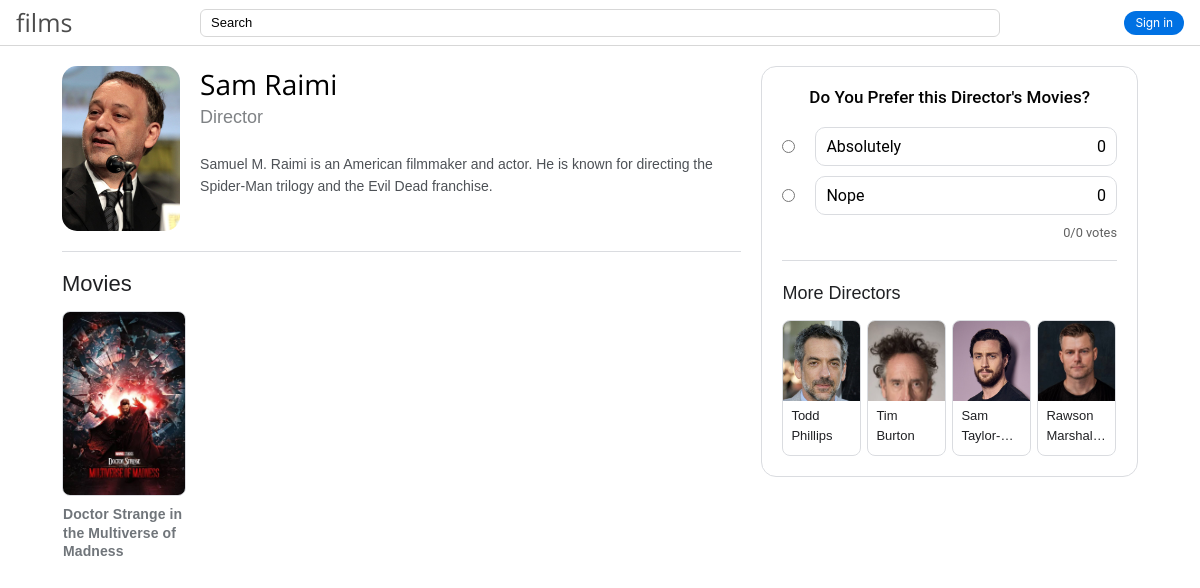
Before: /directors/sam-raimi with the older database file.
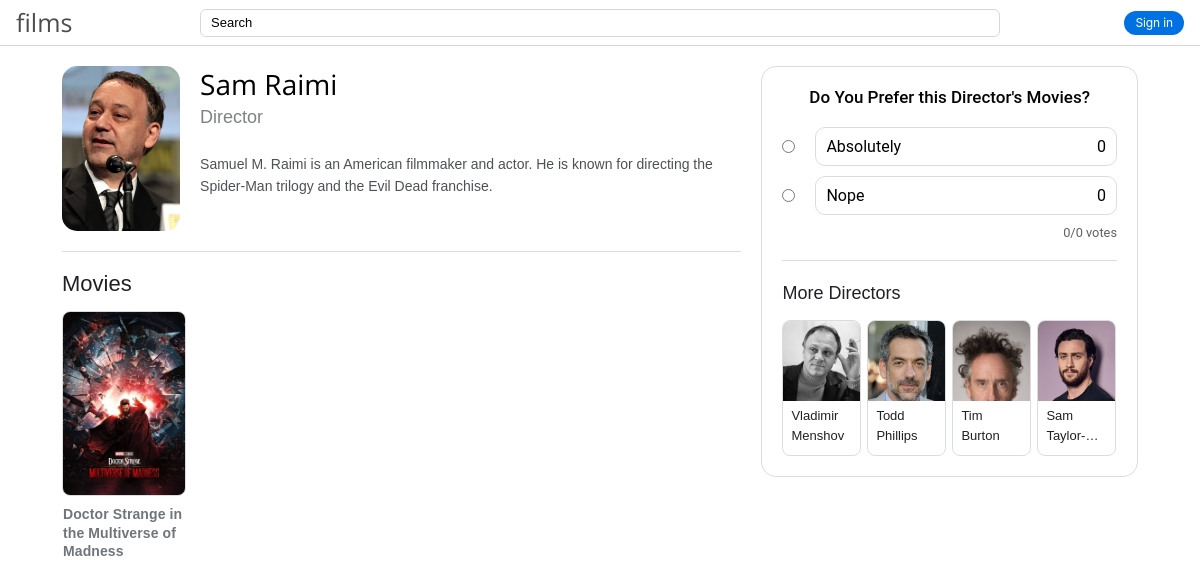
After: the same page with the newer database file.
### netflix/models.py (models this page shows, shortened)
class Director(models.Model):
    image = models.ImageField("Image", upload_to='directors/')
    name = models.CharField("Name", max_length=255)
    type = models.CharField('Type', max_length=255, default='Director')
    description = models.TextField('About', blank=True)
    slug = models.SlugField("Link", unique=True)
    class Meta:
        verbose_name = "Director"
        verbose_name_plural = "Directors"

class Movie(models.Model):
    poster = models.ImageField(
        'Poster', blank=True, upload_to='posters/')
    movie = models.FileField("Movie Copy", upload_to="movies/")
    title = models.CharField('Title', max_length=255)
    description = models.TextField('Description')
    genre = models.ManyToManyField(
        Genre, blank=True, verbose_name='Genre')
    director = models.ManyToManyField(
        Director, blank=True, verbose_name='Director')
    cast = models.ManyToManyField(
        Actor, blank=True, verbose_name='Cast')
    imdb_rating = models.ForeignKey(
        IMDb_Rating, on_delete=models.CASCADE, null=True, verbose_name="IMDb Rating")
    rotten_tomatoes_rating = models.ForeignKey(
        Rotten_Tomatoes_Rating, on_delete=models.CASCADE, null=True, verbose_name="Rotten Tomatoes Rating")
    other_rating = models.ForeignKey(
        Other_Rating, on_delete=models.CASCADE, null=True, verbose_name="Other Rating")
    budget = models.CharField('Budget', max_length=255,
                              default="20 million", blank=True)
    box_office = models.CharField(
        'Box Office', max_length=255, default="1.50 billion", blank=True)
    composers = models.ManyToManyField(
        Composer, blank=True, verbose_name="Composers")
    date = models.DateField('Release Date', default=timezone.now)
    runtime = models.CharField("Runtime", max_length=255, default="1h 20m")
    publication = models.BooleanField("Publication", default=True)
    slug = models.SlugField('Link', unique=True)
    class Meta:
        verbose_name = 'Movie'
        verbose_name_plural = 'Movies'

class Poll(models.Model):
    question = models.CharField('Poll Question', max_length=255)
    actor = models.ManyToManyField(Actor, blank=True, verbose_name='Actors')
    director = models.ManyToManyField(
        Director, blank=True, verbose_name='Directors')
    composer = models.ManyToManyField(
        Composer, blank=True, verbose_name='Composers')
    firstchoice_title = models.CharField(
        'First Choice Title', max_length=255, default='Yes')
    secondchoice_title = models.CharField(
        'Second Choice Title', max_length=255, default='No')

### netflix/views.py (the view)
# urls.py: path('directors/<slug:slug>', views.director_detail,
def director_detail(request, slug):
    director = Director.objects.get(slug__exact=slug)
    directors = Director.objects.order_by('-name').exclude(id=director.id)
    return render(request, 'netflix/director_detail.html', {"director": director, 'directors': directors})

### netflix/templates/netflix/director_detail.html (shortened to what this page needs)
{% extends 'base.html' %}
{% block content %}
<div class="phone-none">
    <div class="person-detail-container">
        <div id="flex">
            <div class="main-info">
                <div class="pr">
                    <div id="flex">
                        <img src="{{director.image.url}}" alt="" class="person-photo">
                        <div class="person-info">
                            <h1 class="person-detail-name">{{director.name}}</h1>
                            <p class="person-type">{{director.type}}</p>
                            <p class="person-desc">{{director.description}}</p>
                        </div>
                    </div>
                    <div class="hr"></div>
                    <div id="flex">
                        <span class="cast-text">Movies</span>
                    </div>
                    <div id="person-in-movies-column">
                        {% for movie in director.movie_set.all %}
                        <div class="mov-detail" style="{% if not forloop.first %} margin-left: 10px; {% endif %}">
                            <a href="{% url 'movie_detail_url' movie.slug %}">
                                <img class="poster" src="{{movie.poster.url}}" alt="POSTER">
                            </a>
                            <div class="mov-info">
                                <h1>{{movie.title}}</h1>
                            </div>
                        </div>
                        {% endfor %}
                    </div>
                </div>
            </div>
            <div class="side-info"
                style="border: 1px solid #dadce0; border-radius: 15px; overflow: hidden; padding-bottom: 20px;">
                <div class="poll">
                    {% for poll in director.poll_set.all %}
                    <div class="question">
                        <div class="va">
                            <p class="quest">
                                {{poll.question}}
                            </p>
                        </div>
                    </div>
                    <div class="vote">
                        <form method="POST" id="flex" style="width: 100%;"
                            action="{% url 'DirectorFirstChoice' director.slug %}">
                            {% if request.user.firstchoice_set.director.exists %}
                            <input class="vote-radio" type="radio" id="firstchoice" checked="checked">
                            {% else %}
                            <input class="vote-radio" type="radio" id="firstchoice">
                            {% endif %}
                            <button class="vote-btn"
                                style="{% if request.user.firstchoice_set.exists %} background: #ebebeb; {% endif %}"
                                id="button" onclick="firstchoice_check()">
                                <div class="vote-text">
                                    {{poll.firstchoice_title}}
                                </div>
                                <div class="vote-text">
                                    {{director.firstchoice_set.count}}
                                </div>
                            </button>
                        </form>
                    </div>
                    <div class="vote">
                        <form method="POST" id="flex" style="width: 100%;"
                            action="{% url 'DirectorSecondChoice' director.slug %}">
                            {% if request.user.directorsecondchoice_set.director.exists %}
                            <input class="vote-radio" type="radio" id="secondchoice" checked="checked">
                            {% else %}
                            <input class="vote-radio" type="radio" id="secondchoice">
                            {% endif %}
                            <button class="vote-btn" id="button" onclick="firstchoice_check()">
                                <div class="vote-text">
                                    {{poll.secondchoice_title}}
                                </div>
                                <div class="vote-text">
                                    {{director.secondchoice_set.count}}
                                </div>
                            </button>
                        </form>
                    </div>
                    <span class="results">{{director.firstchoice_set.count}}/{{director.secondchoice_set.count}}
                        votes</span>
                    {% endfor %}
                </div>
                <div class="hr"></div>
                <div class="more-interest">
                    <div id="flex">
                        <span class="cast-text" style="font-size: 18px;">More Directors</span>
                    </div>
                    <div class="more-cast-column">
                        {% for director in directors %}
                        <a href="{% url 'director_detail_url' director.slug %}">
                            <div class="more-actor" style="{% if not forloop.first %} margin-left: 6px; {% endif %}">
                                <div class="more-actor-picture">
                                    <img src="{{director.image.url}}" alt="{{director.name}}">
                                </div>
                                <div class="more-actor-n_r">
                                    <div class="more-actor-name">{{director.name}}</div>
                                </div>
                            </div>
                        </a>
                        {% endfor %}
                    </div>
                </div>
            </div>
        </div>
    </div>
</div>
{% endblock %}

### netflix/templates/base.html (shortened to what this page needs)
{% load static %}
<!DOCTYPE html>
<html lang="en" data-color-scheme="darl">
<head>
    <link rel="stylesheet" href="{% static 'style.css' %}">
    <link href="http://fonts.cdnfonts.com/css/product-sans" rel="stylesheet">
</head>
<body>
    <section id="container">
        <nav id="navbar">
            <div class="p16">
                <div id="row">
                    <div class="start">
                        <a href="{% url 'index' %}" id="logo" class="link">
                            <h1>f</h1>
                            <h2>ilms</h2>
                        </a>
                    </div>
                    <div class="center">
                        <div class="search-item">
                            <form action="{% url 'search' %}" method="GET" class="ins">
                                <input class="search" name="search" type="text" placeholder="Search">
                            </form>
                        </div>
                    </div>
                    <div class="finish">
                        <div class="profile">
                            {% if request.user.is_authenticated %}
                            <a href="{% url 'profile' %}">
                                {% if user.profile.picture.url != null %}
                                <img src="{{user.profile.picture.url}}" alt="" class="pp">
                                {% else %}
                                <svg xmlns="http://www.w3.org/2000/svg" fill="black" class="bi pp link"
                                    viewBox="0 0 16 16">
                                    <path d="M11 6a3 3 0 1 1-6 0 3 3 0 0 1 6 0z" />
                                    <path fill-rule="evenodd"
                                        d="M0 8a8 8 0 1 1 16 0A8 8 0 0 1 0 8zm8-7a7 7 0 0 0-5.468 11.37C3.242 11.226 4.805 10 8 10s4.757 1.225 5.468 2.37A7 7 0 0 0 8 1z" />
                                </svg>
                                {% endif %}
                            </a>
                            {% else %}
                            <a href="{% url 'signin' %}" class="apple-btn">
                                Sign in
                            </a>
                            {% endif %}
                        </div>
                    </div>
                </div>
            </div>
        </nav>
        <main id="main">
            <div style="padding: 0 20px;">
                {% block content %}
                {% endblock %}
            </div>
        </main>
    </section>
</body>
</html>

Changed rows visible on the page:
no longer on this page (row unchanged): Director: image (picture), name "Rawson…"
added Director: image (picture), name "Vladimir Menshov"
